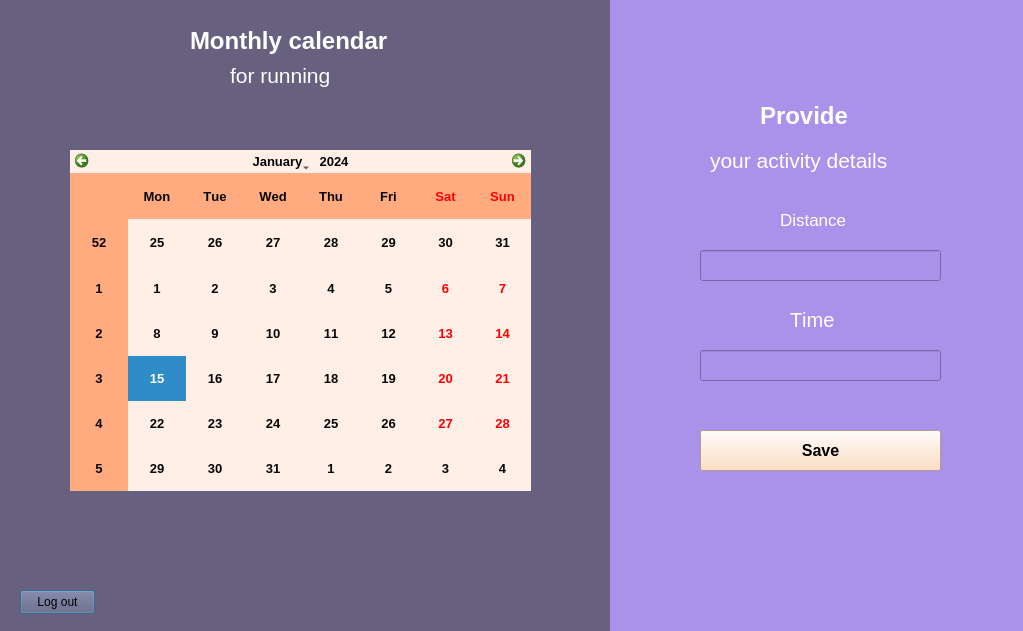
<?xml version="1.0" encoding="UTF-8"?>
<ui version="4.0">
 <class>Calendar</class>
 <widget class="QDialog" name="Calendar">
  <property name="geometry">
   <rect>
    <x>0</x>
    <y>0</y>
    <width>1023</width>
    <height>631</height>
   </rect>
  </property>
  <property name="font">
   <font>
    <kerning>false</kerning>
   </font>
  </property>
  <property name="windowTitle">
   <string>MainWindow</string>
  </property>
  <property name="styleSheet">
   <string notr="true">background-color: rgb(103, 96, 127);</string>
  </property>
  <widget class="QWidget" name="centralwidget" native="true">
   <property name="geometry">
    <rect>
     <x>0</x>
     <y>0</y>
     <width>1061</width>
     <height>631</height>
    </rect>
   </property>
   <property name="styleSheet">
    <string notr="true"/>
   </property>
   <widget class="QCalendarWidget" name="calendar">
    <property name="geometry">
     <rect>
      <x>70</x>
      <y>150</y>
      <width>461</width>
      <height>341</height>
     </rect>
    </property>
    <property name="styleSheet">
     <string notr="true">
						alternate-background-color: rgb(255, 170, 127);
						color: rgb(6, 6, 6);
						background-color: rgb(255, 239, 231);
						font-size: 10pt;
						font-weight:600;
					</string>
    </property>
   </widget>
   <widget class="QPushButton" name="logout">
    <property name="geometry">
     <rect>
      <x>20</x>
      <y>590</y>
      <width>75</width>
      <height>24</height>
     </rect>
    </property>
    <property name="text">
     <string>Log out</string>
    </property>
   </widget>
   <widget class="QWidget" name="Kalendarz" native="true">
    <property name="geometry">
     <rect>
      <x>610</x>
      <y>-10</y>
      <width>431</width>
      <height>651</height>
     </rect>
    </property>
    <property name="styleSheet">
     <string notr="true">background-color: rgb(170, 145, 234);</string>
    </property>
    <widget class="QPushButton" name="SaveButton">
     <property name="geometry">
      <rect>
       <x>90</x>
       <y>440</y>
       <width>241</width>
       <height>41</height>
      </rect>
     </property>
     <property name="styleSheet">
      <string notr="true">
							background-color: rgb(255, 214, 180);
							font-size:12pt;
							font-weight:550;
						</string>
     </property>
     <property name="text">
      <string>Save</string>
     </property>
    </widget>
    <widget class="QLabel" name="Napis2_2">
     <property name="geometry">
      <rect>
       <x>100</x>
       <y>140</y>
       <width>251</width>
       <height>61</height>
      </rect>
     </property>
     <property name="styleSheet">
      <string notr="true">
							color: rgb(255, 255, 255);
							font-size:16pt;
						</string>
     </property>
     <property name="text">
      <string>your activity details</string>
     </property>
    </widget>
    <widget class="QLabel" name="Napis2_1">
     <property name="geometry">
      <rect>
       <x>150</x>
       <y>100</y>
       <width>251</width>
       <height>51</height>
      </rect>
     </property>
     <property name="styleSheet">
      <string notr="true">
							font-size:18pt;
							font-weight:600;
							color: rgb(255, 255, 255);
						</string>
     </property>
     <property name="text">
      <string>Provide</string>
     </property>
    </widget>
    <widget class="QLineEdit" name="lineEdit_2">
     <property name="geometry">
      <rect>
       <x>90</x>
       <y>260</y>
       <width>241</width>
       <height>31</height>
      </rect>
     </property>
    </widget>
    <widget class="QLineEdit" name="lineEdit_3">
     <property name="geometry">
      <rect>
       <x>90</x>
       <y>360</y>
       <width>241</width>
       <height>31</height>
      </rect>
     </property>
    </widget>
    <widget class="QLabel" name="label">
     <property name="geometry">
      <rect>
       <x>170</x>
       <y>210</y>
       <width>91</width>
       <height>39</height>
      </rect>
     </property>
     <property name="styleSheet">
      <string notr="true">
							font-size:13pt;
							color: rgb(255, 255, 255);
						</string>
     </property>
     <property name="text">
      <string>Distance</string>
     </property>
    </widget>
    <widget class="QLabel" name="label_2">
     <property name="geometry">
      <rect>
       <x>180</x>
       <y>310</y>
       <width>61</width>
       <height>39</height>
      </rect>
     </property>
     <property name="styleSheet">
      <string notr="true">
							font-size:15pt;
							color: rgb(255, 255, 255);
						</string>
     </property>
     <property name="text">
      <string>Time</string>
     </property>
    </widget>
   </widget>
   <widget class="QLabel" name="Napis1_2">
    <property name="geometry">
     <rect>
      <x>190</x>
      <y>10</y>
      <width>391</width>
      <height>61</height>
     </rect>
    </property>
    <property name="styleSheet">
     <string notr="true">
						font-size:18pt;
						font-weight:600;
						color: rgb(255, 255, 255);
					</string>
    </property>
    <property name="text">
     <string>Monthly calendar </string>
    </property>
   </widget>
   <widget class="QLabel" name="Napis1_1">
    <property name="geometry">
     <rect>
      <x>230</x>
      <y>60</y>
      <width>181</width>
      <height>31</height>
     </rect>
    </property>
    <property name="styleSheet">
     <string notr="true">
						color: rgb(255, 255, 255);
						font-size:16pt;
					</string>
    </property>
    <property name="text">
     <string>for running</string>
    </property>
   </widget>
  </widget>
 </widget>
 <resources/>
 <connections/>
</ui>
